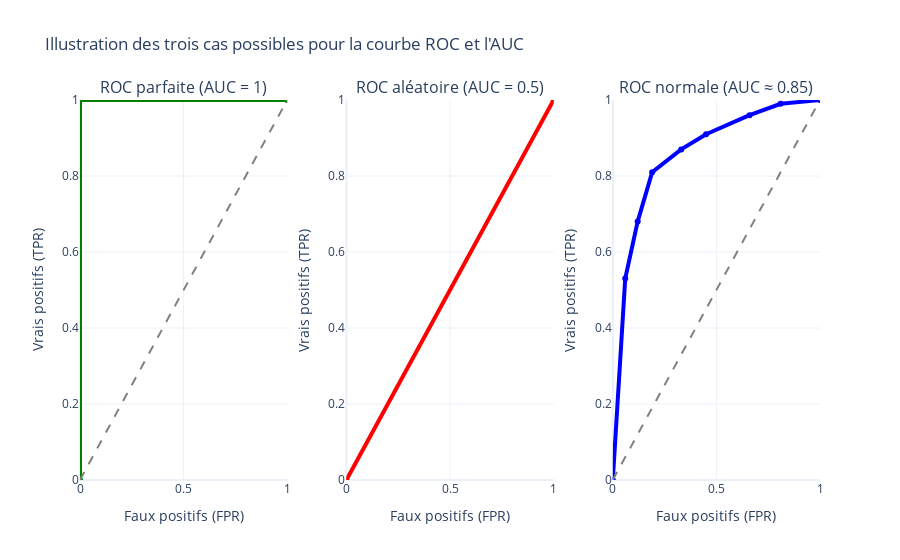

This figure's notebook cell:
### Code cell
from graph_gen import get_roc_auc

get_roc_auc()

### Figure 1 — Plotly figure (JSON) as saved in the notebook; plotly's stock layout.template omitted (floating-point values rounded to 4 significant figures)
{"data": [{"line": {"color": "green", "width": 4}, "mode": "lines+markers", "name": "Parfaite", "type": "scatter", "x": [0, 0, 1], "xaxis": "x", "y": [0, 1, 1], "yaxis": "y"}, {"line": {"color": "gray", "dash": "dash"}, "mode": "lines", "name": "Aléatoire", "type": "scatter", "x": [0, 1], "xaxis": "x", "y": [0, 1], "yaxis": "y"}, {"line": {"color": "red", "width": 4}, "mode": "lines+markers", "name": "Aléatoire", "type": "scatter", "x": [0, 1], "xaxis": "x2", "y": [0, 1], "yaxis": "y2"}, {"line": {"color": "blue", "width": 4}, "mode": "lines+markers", "name": "Normale", "type": "scatter", "x": [0, 0.06, 0.12, 0.19, 0.33, 0.45, 0.66, 0.81, 1], "xaxis": "x3", "y": [0, 0.53, 0.68, 0.81, 0.87, 0.91, 0.96, 0.99, 1], "yaxis": "y3"}, {"line": {"color": "gray", "dash": "dash"}, "mode": "lines", "showlegend": false, "type": "scatter", "x": [0, 1], "xaxis": "x3", "y": [0, 1], "yaxis": "y3"}], "layout": {"annotations": [{"font": {"size": 16}, "showarrow": false, "text": "ROC parfaite (AUC = 1)", "x": 0.14, "xanchor": "center", "xref": "paper", "y": 1, "yanchor": "bottom", "yref": "paper"}, {"font": {"size": 16}, "showarrow": false, "text": "ROC aléatoire (AUC = 0.5)", "x": 0.5, "xanchor": "center", "xref": "paper", "y": 1, "yanchor": "bottom", "yref": "paper"}, {"font": {"size": 16}, "showarrow": false, "text": "ROC normale (AUC ≈ 0.85)", "x": 0.86, "xanchor": "center", "xref": "paper", "y": 1, "yanchor": "bottom", "yref": "paper"}], "showlegend": false, "title": {"text": "Illustration des trois cas possibles pour la courbe ROC et l'AUC"}, "xaxis": {"anchor": "y", "domain": [0, 0.28], "range": [0, 1], "title": {"text": "Faux positifs (FPR)"}}, "xaxis2": {"anchor": "y2", "domain": [0.36, 0.64], "range": [0, 1], "title": {"text": "Faux positifs (FPR)"}}, "xaxis3": {"anchor": "y3", "domain": [0.72, 1], "range": [0, 1], "title": {"text": "Faux positifs (FPR)"}}, "yaxis": {"anchor": "x", "domain": [0, 1], "range": [0, 1], "title": {"text": "Vrais positifs (TPR)"}}, "yaxis2": {"anchor": "x2", "domain": [0, 1], "range": [0, 1], "title": {"text": "Vrais positifs (TPR)"}}, "yaxis3": {"anchor": "x3", "domain": [0, 1], "range": [0, 1], "title": {"text": "Vrais positifs (TPR)"}}}}
